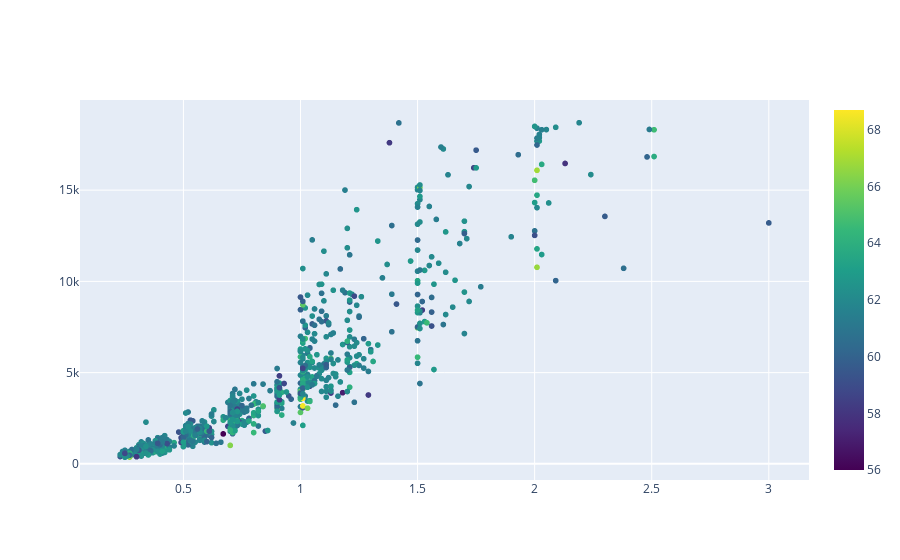

Write notebook code for a chart like this one.
### Code cell
trace = go.Scattergl(
    x = sample.carat,
    y = sample.price,
    text= sample.depth,
    mode = 'markers',
    
    marker = dict(
#         size = sample.carat*5,
        color = sample.depth,
        colorscale='Viridis',
        showscale=True
    )
)

data = [trace]

iplot(data)

### Figure 1 — Plotly figure (JSON) as saved in the notebook; plotly's stock layout.template omitted (floating-point values rounded to 4 significant figures; data arrays with more than 128 entries replaced by an {"elided": "..."} marker saying what was removed)
{"data": [{"marker": {"color": {"elided": "1000 float values"}, "colorscale": [[0, "#440154"], [0.1111, "#482878"], [0.2222, "#3e4989"], [0.3333, "#31688e"], [0.4444, "#26828e"], [0.5556, "#1f9e89"], [0.6667, "#35b779"], [0.7778, "#6ece58"], [0.8889, "#b5de2b"], [1, "#fde725"]], "showscale": true}, "mode": "markers", "text": {"elided": "1000 float values"}, "type": "scattergl", "x": {"elided": "1000 float values"}, "y": {"elided": "1000 int values"}}], "layout": {}}
